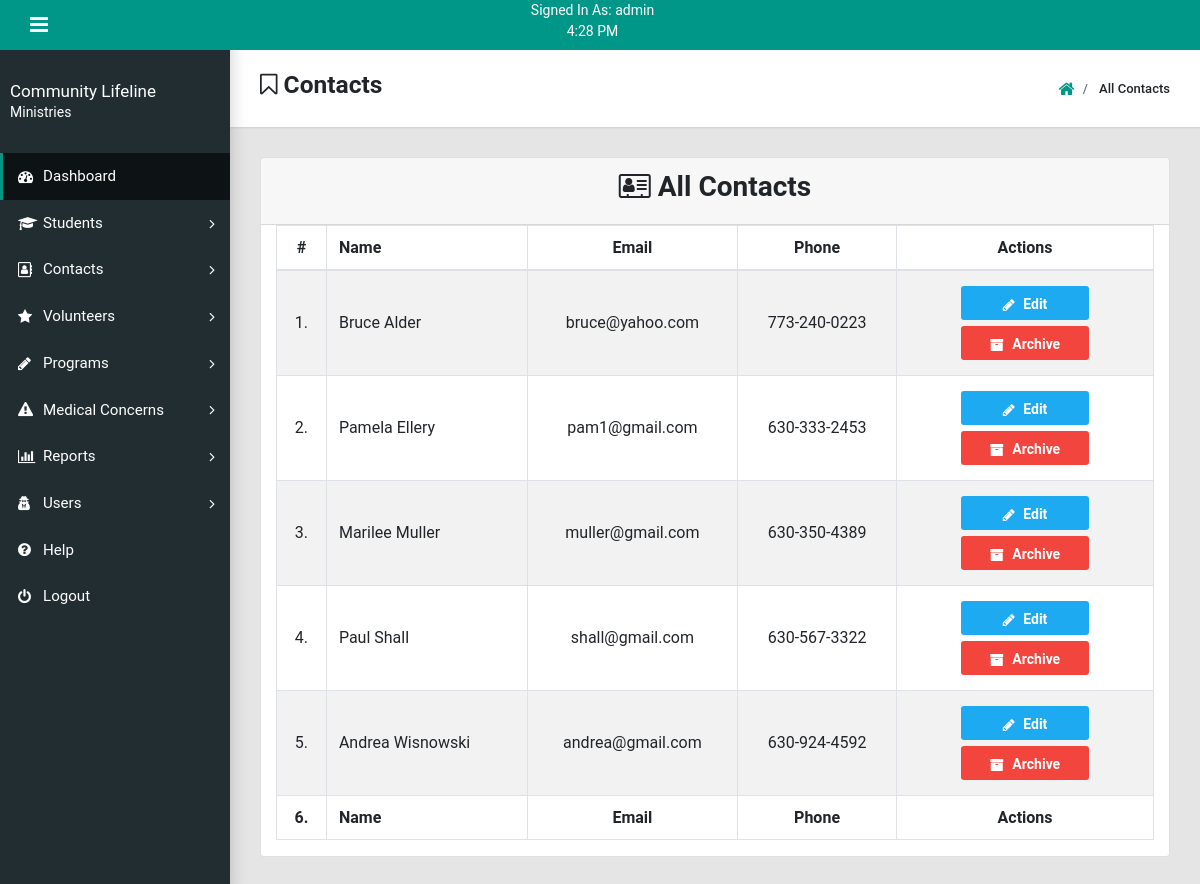
The page /php-files/show/ShowContacts.php (signed in) on the database its author committed.
### tables this page shows
CREATE TABLE Contacts (
  Created_Timestamp      TIMESTAMP DEFAULT now(),
  Last_Updated_Timestamp TIMESTAMP ,
  Author_Username        VARCHAR(30),
  Id                     INT(10)   AUTO_INCREMENT PRIMARY KEY,
  Active_Contact         TINYINT(1),
  Prefix                 VARCHAR(10),
  First_Name             VARCHAR(30),
  Last_Name              VARCHAR(30),
  Middle_Name            VARCHAR(30),
  Suffix                 VARCHAR(10),
  Primary_Phone          CHAR(20),
  Secondary_Phone        CHAR(20),
  Address_One            VARCHAR(40),
  Address_Two            VARCHAR(40),
  City                   VARCHAR(30),
  State                  CHAR(2),
  Zip                    INT(5),
  Email                  VARCHAR(50)
);

### php-files/show/ShowContacts.php (the view, shortened to what this page needs)
<?php
include("../app-shell/Header.php");
include("../app-shell/Sidebar.php");
include("../../db/config.php");
$queryForActiveContacts = "SELECT * FROM Contacts WHERE Active_Contact = 1 ORDER BY Last_Name;";
$activeContactsResults = mysqli_query($db, $queryForActiveContacts);
?>
<div class="app-title">
    <div>
        <h3><i class="fa fa fa-bookmark-o"></i> Contacts</h3>
    </div>
    <ul class="app-breadcrumb breadcrumb">
        <li class="breadcrumb-item"><a href="../index-login/Main-Menu.php"><i class="fa fa-home fa-lg"></i></a></li>
        <li class="breadcrumb-item"> All Contacts</li>
    </ul>
</div>
<div class="card">
    <div class="card-header">
        <div class="col-12 text-center">
            <h2><i class="fa fa-address-card-o"></i> All Contacts</h2>
        </div>
    </div>
    <div class="container">
        <table id="showContactsTable" class="table table-striped table-bordered table-hover" style="width:100%">
            <thead>
            <tr>
                <th class="text-center align-middle">#</th>
                <th class="align-middle">Name</th>
                <th class="text-center align-middle">Email</th>
                <th class="text-center">Phone</th>
                <th class="text-center">Actions</th>
            </tr>
            </thead>
            <tbody>
            <?php
            while ($activeContactsRow = mysqli_fetch_assoc($activeContactsResults)) {
                $contactId = $activeContactsRow['Id'];
                $nameToDisplay = $activeContactsRow['First_Name'] . ' ' . $activeContactsRow['Last_Name'];;
                $contactEmail = $activeContactsRow['Email'];
                $contactPhoneNumber = $activeContactsRow['Primary_Phone'];
                ?>
                <tr>
                    <td class="text-center align-middle"></td>
                    <td class="align-middle">
                        <?php echo $nameToDisplay; ?>
                    </td>
                    <td class='text-center align-middle'><?php echo $contactEmail; ?></td>
                    <td class='text-center align-middle'><?php echo $contactPhoneNumber; ?></td>
                    <td class='text-center align-middle'>
                        <div class='left-action-buttons-container d-inline m-auto'>
                            <div class='d-inline'>
                                <button type='button' data-toggle='modal' data-target='#customModal'
                                        data-dismiss='modal'
                                        class='btn show-contacts-action-buttons edit-button'
                                        onclick='launchEditContactModal(<?php echo $contactId; ?>)'
                                >
                                    <i class='fa fa-pencil'></i> Edit
                                </button>
                            </div>
                            <div class='d-inline'>
                                <button type='button' data-toggle='modal' data-target='#customModal'
                                        data-dismiss='modal'
                                        class='btn show-contacts-action-buttons delete-button'
                                        onclick='launchConfirmArchiveModal(
                                                "<?php echo $contactId; ?>",
                                                "ArchiveContact.php",
                                                "Contact",
                                                "<?php echo $nameToDisplay; ?>",
                                                "ShowContacts.php")'
                                >
                                    <i class='fa fa-archive'></i> Archive
                                </button>
                            </div>
                        </div>
                    </td>
                </tr>
            <?php } ?>
            </tbody>
            <tfoot>
            <tr>
                <th class="text-center align-middle"></th>
                <th class="align-middle">Name</th>
                <th class="text-center">Email</th>
                <th class="text-center">Phone</th>
                <th class="text-center">Actions</th>
            </tr>
            </tfoot>
        </table>
    </div>
</div>
<?php
include("../app-shell/Footer.php");
?>

### css/show-all-table-styles.css (style rules this page uses)
.edit-button { background-color: #1EAAF1; }
.delete-button { background-color: #F2453D; }
.left-action-buttons-container { display: inline-block; width: 58%; margin: auto; vertical-align: top; }
.show-contacts-action-buttons { display: inline-block; height: 34px; width: 55%; margin: 3px auto; color: #fff; }

### css/form-styles.css (style rules this page uses)
body { font-family: 'Roboto', sans-serif; }

### css/table-styles.css (style rules this page uses)
*, *:after, *::before { -webkit-box-sizing: border-box; -moz-box-sizing: border-box; box-sizing: border-box; }

### rows shown on the page
contacts: nameToDisplay "Bruce Alder", Email "bruce@yahoo.com", Primary_Phone "773-240-0223"
contacts: nameToDisplay "Pamela Ellery", Email "pam1@gmail.com", Primary_Phone "630-333-2453"
contacts: nameToDisplay "Marilee Muller", Email "muller@gmail.com", Primary_Phone "630-350-4389"
contacts: nameToDisplay "Paul Shall", Email "shall@gmail.com", Primary_Phone "630-567-3322"
contacts: nameToDisplay "Andrea Wisnowski", Email "andrea@gmail.com", Primary_Phone "630-924-4592"

### other values the page prints
$userLoggedIn "admin"
